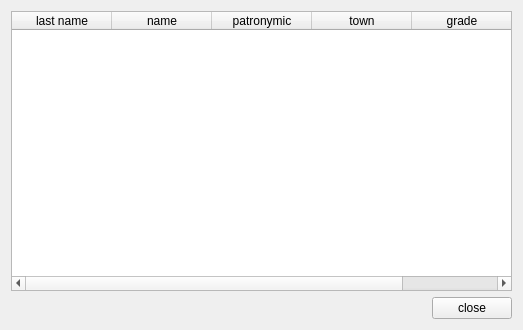
<?xml version="1.0" encoding="UTF-8"?>
<ui version="4.0">
 <class>Form</class>
 <widget class="QWidget" name="Form">
  <property name="geometry">
   <rect>
    <x>0</x>
    <y>0</y>
    <width>523</width>
    <height>330</height>
   </rect>
  </property>
  <property name="windowTitle">
   <string>Form</string>
  </property>
  <layout class="QGridLayout" name="gridLayout">
   <item row="0" column="0">
    <layout class="QVBoxLayout" name="verticalLayout">
     <item>
      <widget class="QTableWidget" name="tableWidget">
       <column>
        <property name="text">
         <string>last name</string>
        </property>
       </column>
       <column>
        <property name="text">
         <string>name</string>
        </property>
       </column>
       <column>
        <property name="text">
         <string>patronymic</string>
        </property>
       </column>
       <column>
        <property name="text">
         <string>town</string>
        </property>
       </column>
       <column>
        <property name="text">
         <string>grade</string>
        </property>
       </column>
      </widget>
     </item>
     <item>
      <layout class="QHBoxLayout" name="horizontalLayout">
       <item>
        <spacer name="horizontalSpacer">
         <property name="orientation">
          <enum>Qt::Horizontal</enum>
         </property>
         <property name="sizeHint" stdset="0">
          <size>
           <width>40</width>
           <height>20</height>
          </size>
         </property>
        </spacer>
       </item>
       <item>
        <widget class="QPushButton" name="pushButton">
         <property name="text">
          <string>close</string>
         </property>
        </widget>
       </item>
      </layout>
     </item>
    </layout>
   </item>
  </layout>
 </widget>
 <resources/>
 <connections/>
</ui>
